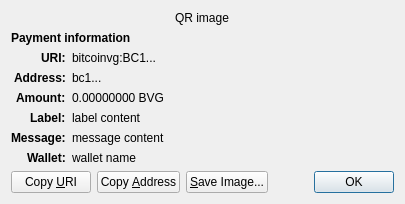
<?xml version="1.0" encoding="UTF-8"?>
<ui version="4.0">
 <class>ReceiveRequestDialog</class>
 <widget class="QDialog" name="ReceiveRequestDialog">
  <property name="geometry">
   <rect>
    <x>0</x>
    <y>0</y>
    <width>413</width>
    <height>229</height>
   </rect>
  </property>
  <property name="windowTitle">
   <string>Request payment to ...</string>
  </property>
  <layout class="QGridLayout" name="gridLayout" columnstretch="0,1">
   <property name="sizeConstraint">
    <enum>QLayout::SetFixedSize</enum>
   </property>
   <item row="0" column="0" colspan="2" alignment="Qt::AlignHCenter">
    <widget class="QRImageWidget" name="qr_code">
     <property name="text">
      <string notr="true">QR image</string>
     </property>
     <property name="textInteractionFlags">
      <set>Qt::NoTextInteraction</set>
     </property>
    </widget>
   </item>
   <item row="1" column="0" colspan="2">
    <widget class="QLabel" name="payment_header">
     <property name="font">
      <font>
       <weight>75</weight>
       <bold>true</bold>
      </font>
     </property>
     <property name="text">
      <string>Payment information</string>
     </property>
     <property name="textInteractionFlags">
      <set>Qt::NoTextInteraction</set>
     </property>
    </widget>
   </item>
   <item row="2" column="0" alignment="Qt::AlignRight|Qt::AlignTop">
    <widget class="QLabel" name="uri_tag">
     <property name="font">
      <font>
       <weight>75</weight>
       <bold>true</bold>
      </font>
     </property>
     <property name="text">
      <string notr="true">URI:</string>
     </property>
     <property name="textFormat">
      <enum>Qt::PlainText</enum>
     </property>
     <property name="textInteractionFlags">
      <set>Qt::NoTextInteraction</set>
     </property>
    </widget>
   </item>
   <item row="2" column="1" alignment="Qt::AlignTop">
    <widget class="QLabel" name="uri_content">
     <property name="text">
      <string notr="true">bitcoinvg:BC1...</string>
     </property>
     <property name="textFormat">
      <enum>Qt::RichText</enum>
     </property>
     <property name="wordWrap">
      <bool>true</bool>
     </property>
     <property name="textInteractionFlags">
      <set>Qt::TextSelectableByMouse</set>
     </property>
    </widget>
   </item>
   <item row="3" column="0" alignment="Qt::AlignRight|Qt::AlignTop">
    <widget class="QLabel" name="address_tag">
     <property name="font">
      <font>
       <weight>75</weight>
       <bold>true</bold>
      </font>
     </property>
     <property name="text">
      <string>Address:</string>
     </property>
     <property name="textInteractionFlags">
      <set>Qt::NoTextInteraction</set>
     </property>
    </widget>
   </item>
   <item row="3" column="1" alignment="Qt::AlignTop">
    <widget class="QLabel" name="address_content">
     <property name="text">
      <string notr="true">bc1...</string>
     </property>
     <property name="textFormat">
      <enum>Qt::PlainText</enum>
     </property>
     <property name="textInteractionFlags">
      <set>Qt::TextSelectableByMouse</set>
     </property>
    </widget>
   </item>
   <item row="4" column="0" alignment="Qt::AlignRight|Qt::AlignTop">
    <widget class="QLabel" name="amount_tag">
     <property name="font">
      <font>
       <weight>75</weight>
       <bold>true</bold>
      </font>
     </property>
     <property name="text">
      <string>Amount:</string>
     </property>
     <property name="textInteractionFlags">
      <set>Qt::NoTextInteraction</set>
     </property>
    </widget>
   </item>
   <item row="4" column="1" alignment="Qt::AlignTop">
    <widget class="QLabel" name="amount_content">
     <property name="text">
      <string notr="true">0.00000000 BVG</string>
     </property>
     <property name="textFormat">
      <enum>Qt::PlainText</enum>
     </property>
     <property name="textInteractionFlags">
      <set>Qt::TextSelectableByMouse</set>
     </property>
    </widget>
   </item>
   <item row="5" column="0" alignment="Qt::AlignRight|Qt::AlignTop">
    <widget class="QLabel" name="label_tag">
     <property name="font">
      <font>
       <weight>75</weight>
       <bold>true</bold>
      </font>
     </property>
     <property name="text">
      <string>Label:</string>
     </property>
     <property name="textInteractionFlags">
      <set>Qt::NoTextInteraction</set>
     </property>
    </widget>
   </item>
   <item row="5" column="1" alignment="Qt::AlignTop">
    <widget class="QLabel" name="label_content">
     <property name="text">
      <string notr="true">label content</string>
     </property>
     <property name="textFormat">
      <enum>Qt::PlainText</enum>
     </property>
     <property name="wordWrap">
      <bool>true</bool>
     </property>
     <property name="textInteractionFlags">
      <set>Qt::TextSelectableByMouse</set>
     </property>
    </widget>
   </item>
   <item row="6" column="0" alignment="Qt::AlignRight|Qt::AlignTop">
    <widget class="QLabel" name="message_tag">
     <property name="font">
      <font>
       <weight>75</weight>
       <bold>true</bold>
      </font>
     </property>
     <property name="text">
      <string>Message:</string>
     </property>
     <property name="textInteractionFlags">
      <set>Qt::NoTextInteraction</set>
     </property>
    </widget>
   </item>
   <item row="6" column="1" alignment="Qt::AlignTop">
    <widget class="QLabel" name="message_content">
     <property name="text">
      <string notr="true">message content</string>
     </property>
     <property name="textFormat">
      <enum>Qt::PlainText</enum>
     </property>
     <property name="wordWrap">
      <bool>true</bool>
     </property>
     <property name="textInteractionFlags">
      <set>Qt::TextSelectableByMouse</set>
     </property>
    </widget>
   </item>
   <item row="7" column="0" alignment="Qt::AlignRight|Qt::AlignTop">
    <widget class="QLabel" name="wallet_tag">
     <property name="font">
      <font>
       <weight>75</weight>
       <bold>true</bold>
      </font>
     </property>
     <property name="text">
      <string>Wallet:</string>
     </property>
     <property name="textInteractionFlags">
      <set>Qt::NoTextInteraction</set>
     </property>
    </widget>
   </item>
   <item row="7" column="1" alignment="Qt::AlignTop">
    <widget class="QLabel" name="wallet_content">
     <property name="text">
      <string notr="true">wallet name</string>
     </property>
     <property name="textFormat">
      <enum>Qt::PlainText</enum>
     </property>
     <property name="wordWrap">
      <bool>true</bool>
     </property>
     <property name="textInteractionFlags">
      <set>Qt::TextSelectableByMouse</set>
     </property>
    </widget>
   </item>
   <item row="8" column="0" colspan="2">
    <layout class="QHBoxLayout" name="horizontalLayout">
     <item>
      <widget class="QPushButton" name="btnCopyURI">
       <property name="text">
        <string>Copy &amp;URI</string>
       </property>
       <property name="autoDefault">
        <bool>false</bool>
       </property>
      </widget>
     </item>
     <item>
      <widget class="QPushButton" name="btnCopyAddress">
       <property name="text">
        <string>Copy &amp;Address</string>
       </property>
       <property name="autoDefault">
        <bool>false</bool>
       </property>
      </widget>
     </item>
     <item>
      <widget class="QPushButton" name="btnSaveAs">
       <property name="text">
        <string>&amp;Save Image...</string>
       </property>
       <property name="autoDefault">
        <bool>false</bool>
       </property>
      </widget>
     </item>
     <item>
      <spacer name="horizontalSpacer_2">
       <property name="orientation">
        <enum>Qt::Horizontal</enum>
       </property>
       <property name="sizeHint" stdset="0">
        <size>
         <width>40</width>
         <height>20</height>
        </size>
       </property>
      </spacer>
     </item>
     <item>
      <widget class="QDialogButtonBox" name="buttonBox">
       <property name="focusPolicy">
        <enum>Qt::StrongFocus</enum>
       </property>
       <property name="standardButtons">
        <set>QDialogButtonBox::Ok</set>
       </property>
      </widget>
     </item>
    </layout>
   </item>
  </layout>
 </widget>
 <customwidgets>
  <customwidget>
   <class>QRImageWidget</class>
   <extends>QLabel</extends>
   <header>qt/qrimagewidget.h</header>
  </customwidget>
 </customwidgets>
 <tabstops>
  <tabstop>buttonBox</tabstop>
  <tabstop>btnCopyURI</tabstop>
  <tabstop>btnCopyAddress</tabstop>
  <tabstop>btnSaveAs</tabstop>
 </tabstops>
 <resources/>
 <connections>
  <connection>
   <sender>buttonBox</sender>
   <signal>accepted()</signal>
   <receiver>ReceiveRequestDialog</receiver>
   <slot>accept()</slot>
   <hints>
    <hint type="sourcelabel">
     <x>135</x>
     <y>230</y>
    </hint>
    <hint type="destinationlabel">
     <x>135</x>
     <y>126</y>
    </hint>
   </hints>
  </connection>
 </connections>
</ui>
